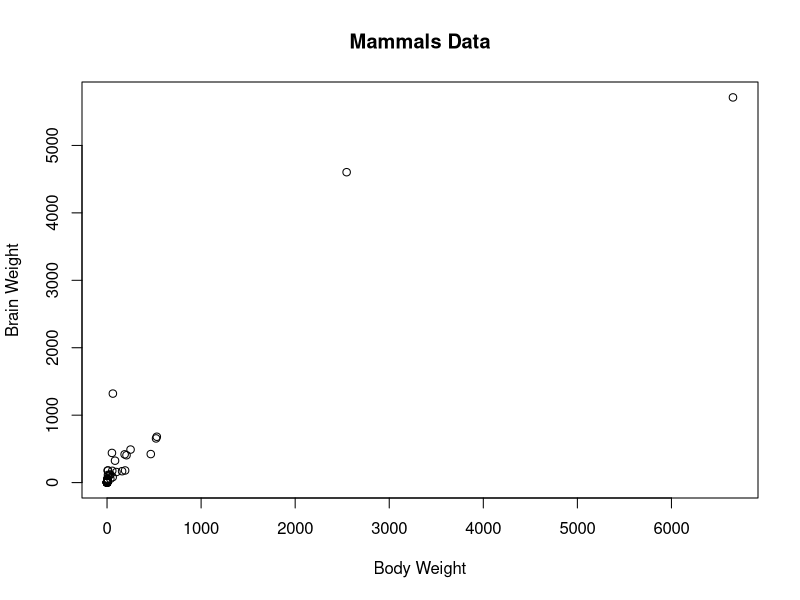
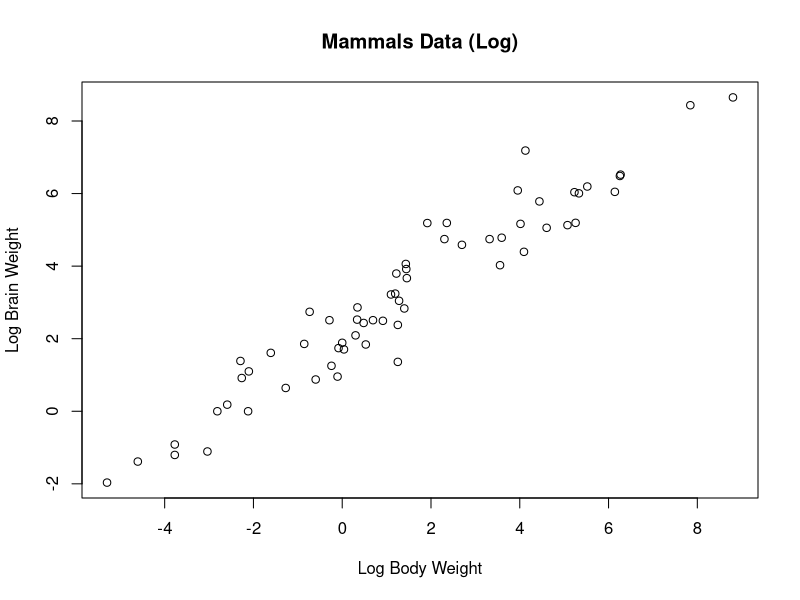

The R source for these figures, in order:
library(MASS)
data(mammals)


# a)Pearson correlation coefficient
cor(mammals$body, mammals$brain, method = "pearson")

# Spearman correlation coefficient
cor(mammals$body, mammals$brain, method = "spearman")


# b)Plot the data using the plot command
plot(mammals$body, mammals$brain, xlab = "Body Weight", 
     ylab = "Brain Weight", main = "Mammals Data")


# c)Plot the logarithm (log) of each variable 
plot(log(mammals$body), log(mammals$brain), xlab = "Log Body Weight", 
     ylab = "Log Brain Weight", main = "Mammals Data (Log)")